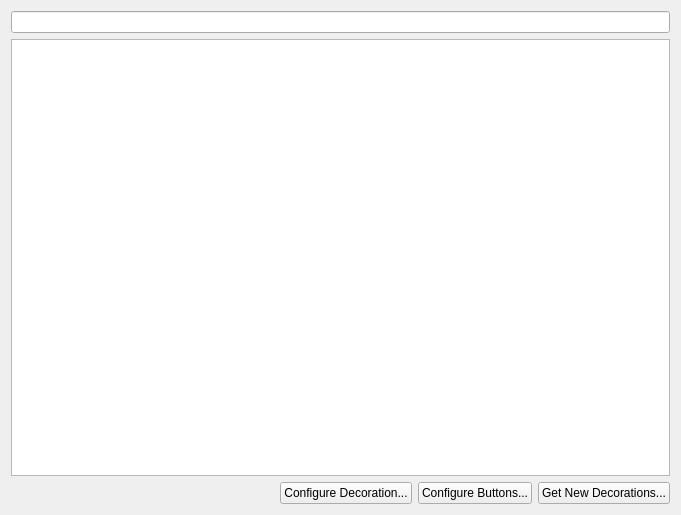
<?xml version="1.0" encoding="UTF-8"?>
<ui version="4.0">
 <class>KWinDecorationForm</class>
 <widget class="QWidget" name="KWinDecorationForm">
  <property name="geometry">
   <rect>
    <x>0</x>
    <y>0</y>
    <width>681</width>
    <height>515</height>
   </rect>
  </property>
  <layout class="QVBoxLayout" name="verticalLayout_2">
   <item>
    <widget class="KLineEdit" name="searchEdit">
     <property name="clickMessage">
      <string>Search</string>
     </property>
     <property name="showClearButton" stdset="0">
      <bool>true</bool>
     </property>
    </widget>
   </item>
   <item>
    <widget class="QListView" name="decorationList">
     <property name="whatsThis">
      <string>Select the window decoration. This is the look and feel of both the window borders and the window handle.</string>
     </property>
     <property name="verticalScrollMode">
      <enum>QAbstractItemView::ScrollPerPixel</enum>
     </property>
    </widget>
   </item>
   <item>
    <layout class="QHBoxLayout" name="horizontalLayout_3">
     <item>
      <spacer name="horizontalSpacer">
       <property name="orientation">
        <enum>Qt::Horizontal</enum>
       </property>
       <property name="sizeHint" stdset="0">
        <size>
         <width>40</width>
         <height>20</height>
        </size>
       </property>
      </spacer>
     </item>
     <item>
      <widget class="KPushButton" name="configureDecorationButton">
       <property name="text">
        <string>Configure Decoration...</string>
       </property>
      </widget>
     </item>
     <item>
      <widget class="KPushButton" name="configureButtonsButton">
       <property name="text">
        <string>Configure Buttons...</string>
       </property>
      </widget>
     </item>
     <item>
      <widget class="KPushButton" name="ghnsButton">
       <property name="text">
        <string>Get New Decorations...</string>
       </property>
      </widget>
     </item>
    </layout>
   </item>
  </layout>
 </widget>
 <customwidgets>
  <customwidget>
   <class>KPushButton</class>
   <extends>QPushButton</extends>
   <header>kpushbutton.h</header>
  </customwidget>
  <customwidget>
   <class>KLineEdit</class>
   <extends>QLineEdit</extends>
   <header>klineedit.h</header>
  </customwidget>
 </customwidgets>
 <tabstops>
  <tabstop>searchEdit</tabstop>
  <tabstop>decorationList</tabstop>
  <tabstop>configureDecorationButton</tabstop>
  <tabstop>configureButtonsButton</tabstop>
  <tabstop>ghnsButton</tabstop>
 </tabstops>
 <resources/>
 <connections/>
</ui>
